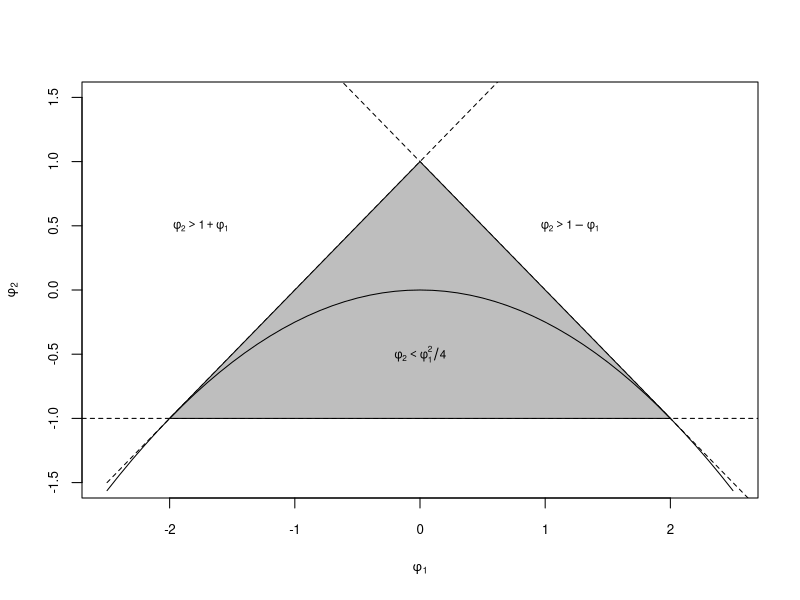
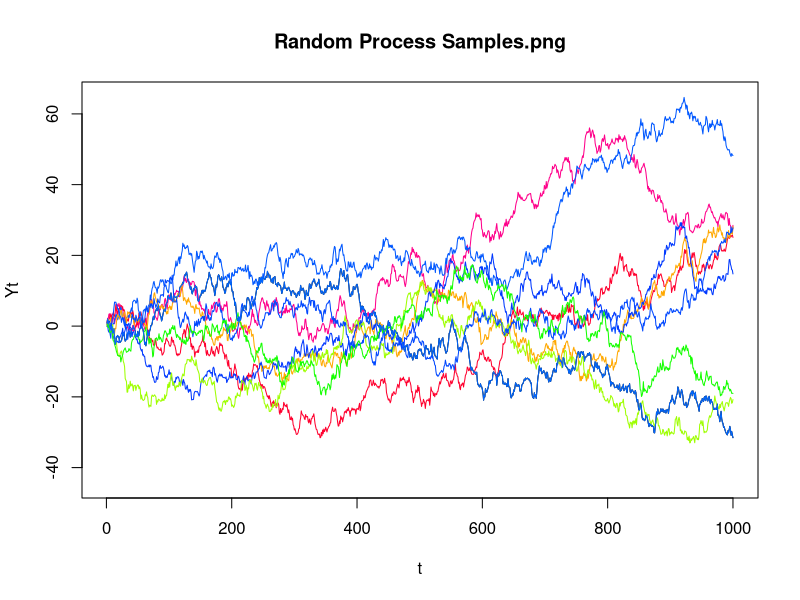
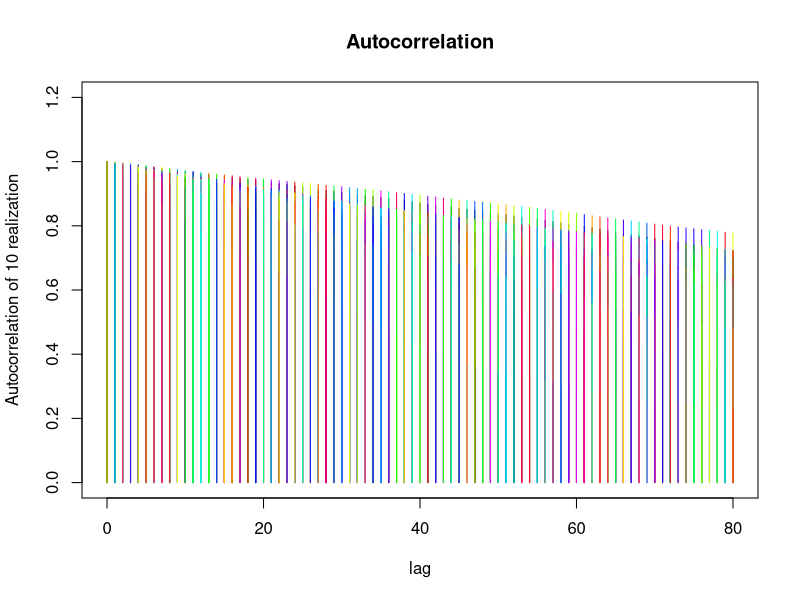
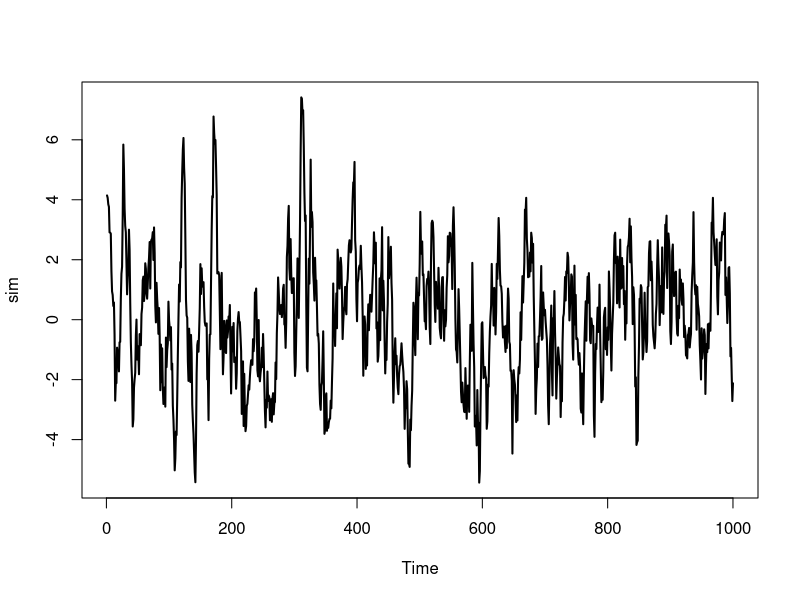
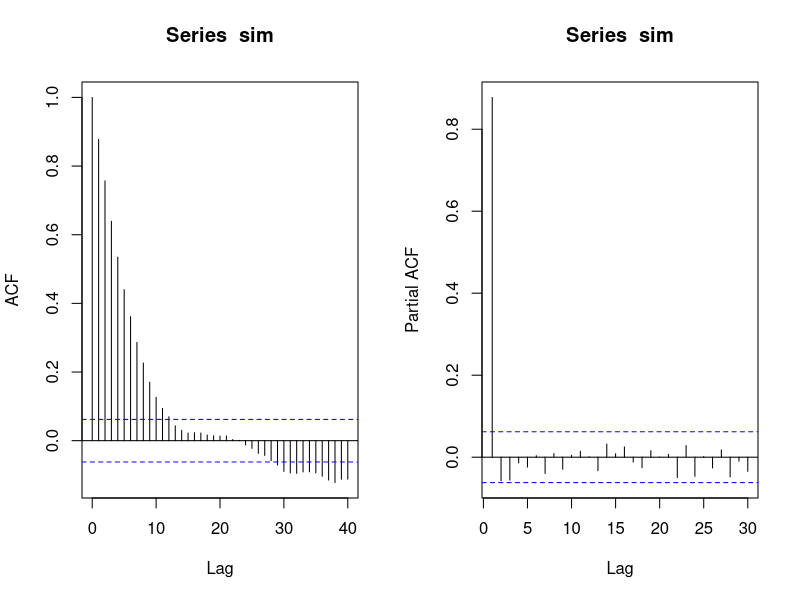
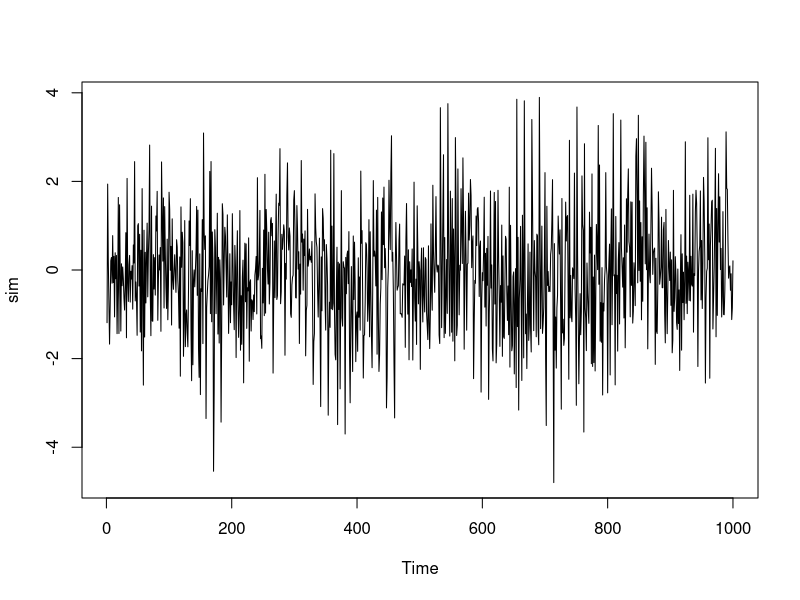
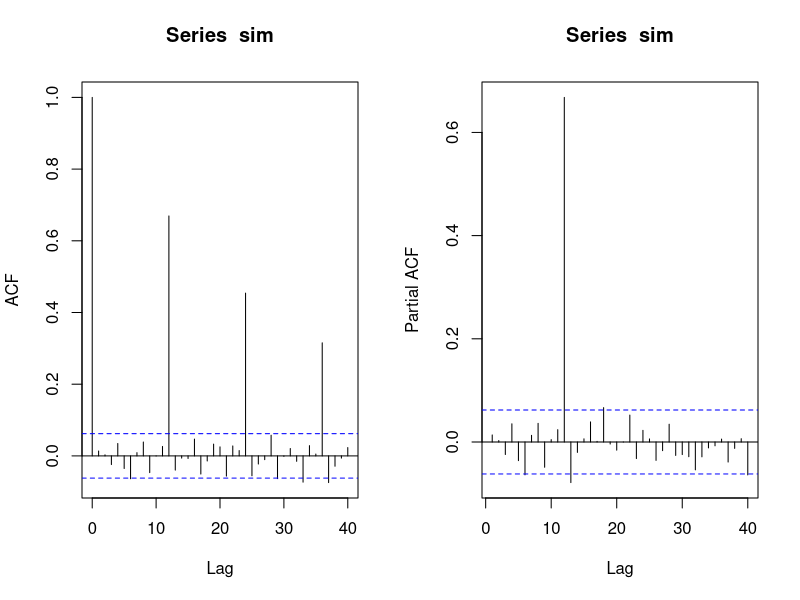
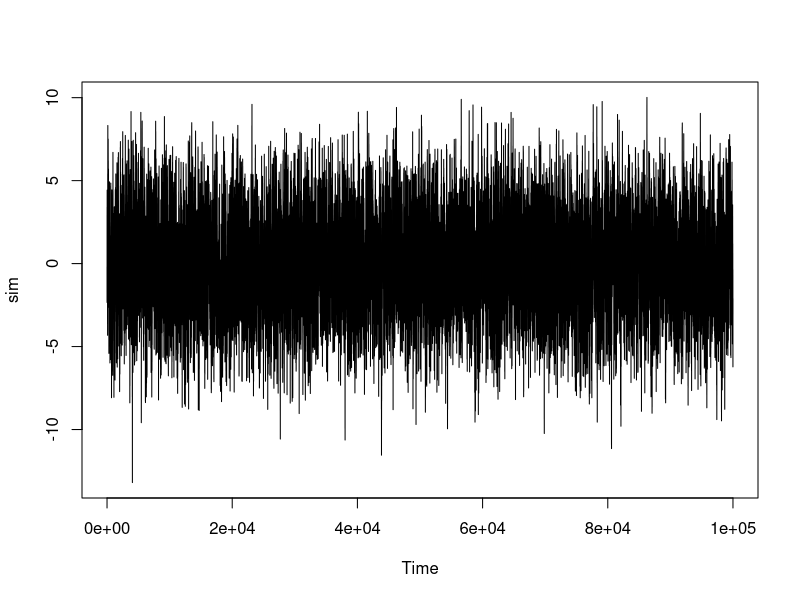

The R script that drew these images, in order:

# 998 714 1009 1296 1083 751 950 1267 1134 838
mu = 1000
phi = c(0.8,-0.7,0.9,-0.72,0.63)
Yt1 = phi[1]*(838 - mu) +  phi[2]*(1134 - mu) + phi[3]*(950 - mu) + phi[4]*(751 - mu) +phi[5]*(1083 - mu)  + mu
Yt2 = phi[1]*(Yt1 - mu) +  phi[2]*(838 - mu) + phi[3]*(1267 - mu) + phi[4]*(950 - mu) +phi[5]*(751 - mu)  + mu

phi1 <- seq(from = -2.5, to = 2.5, length = 51) 
plot(phi1,1+phi1,lty="dashed",type="l",xlab="",ylab="",cex.axis=.8,ylim=c(-1.5,1.5))
abline(a = -1, b = 0, lty="dashed")
abline(a = 1, b = -1, lty="dashed")
title(ylab=expression(phi[2]),xlab=expression(phi[1]),cex.lab=.8)
polygon(x = phi1[6:46], y = 1-abs(phi1[6:46]), col="gray")
lines(phi1,-phi1^2/4)
text(0,-.5,expression(phi[2]<phi[1]^2/4),cex=.7)
text(1.2,.5,expression(phi[2]>1-phi[1]),cex=.7)
text(-1.75,.5,expression(phi[2]>1+phi[1]),cex=.7)


################ Question 1 ######################
Nts = 10    # Number of timeSeries
Nsa = 1000  # Number of samples for the timeSeries
par(mfrow=c(1,2)) 
Processes = matrix(0,Nts,Nsa)
time_i = 1:Nsa

mu = 1.0/4

for (i in 1:Nts){
    noise <- rnorm(Nsa)
    process = cumsum(noise)
    Processes[i,] = process + mu
}

## PLOTTING
png(file="Random Process Samples",width=800, height = 600, res=130) 
# Size and aspect ratio could be width=400,height=350,res=45
plot(time_i, Processes[i,], 
     type = "l",                     # Draw as a line
     lwd= 1,                         # Line width
     main="Random Process Samples.png", # Title of the graph
     xlab="t",            # x label
     ylab="Yt",
     ylim = c(min(Processes),max(Processes)))                  # y label

for (i in 2:Nts){
  lines(time_i, 
        Processes[i,], col=sample(rainbow(100)), type = "l", lwd=1)
}
dev.off()

### Autocorrelations ! 
Nlag = 80    # Maximum number of lag for autocorrelation
Autocorrelations = matrix(0,Nts,Nlag+1)
lag_i = 0:Nlag
for (i in 1:Nts){
  afc_obj = acf(Processes[i,],  lag.max = Nlag, plot = FALSE)
  Autocorrelations[i,] = afc_obj$acf
}
#sd = colMeans(Autocorrelations, na.rm = FALSE, dims = 1)
png(file="Autocorrelation.png",width=800, height = 600, res=130) 
plot(lag_i, Autocorrelations[1,], 
     type = "h",                     # Draw as a line
     lwd= 1,                         # Line width
     main="Autocorrelation", # Title of the graph
     xlab="lag",            # x label
     ylab="Autocorrelation of 10 realization",
     ylim = c(0,1.2))              # y label

for (i in 2:Nts){
  lines(lag_i, 
        Autocorrelations[i,], col=sample(rainbow(100)), type = "h", lwd=1)
}
dev.off()

################ Question 2.4 ######################

########## Model 1
# Simulating an AR(1) 
phi = c(0.9)
s = 12
Nlag = 40
Nsa = 1000

sim <- arima.sim(model = list(ar = phi, order=c(1,0,0)), n = Nsa)

png(file="SM1_Realizations.png",width=800, height = 600, res=130) 
par(mfrow=c(1,1)) 
plot(sim, lwd= 2)
dev.off()

png(file="SM1_ACFPACF.png",width=1000, height = 500, res=130) 
par(mfrow=c(1,2)) 
acf(sim, lag.max = Nlag )
pacf(sim)
dev.off()

########## Model 2
# Simulating an AR(1) 
Phi = c(0.7)
ar_coeff = c(matrix(0,1,s-1),Phi)
Nsa = 1000
sim <- arima.sim(model = list(ar = ar_coeff, order=c(12,0,0)), n = Nsa)

png(file="SM2_Realizations.png",width=800, height = 600, res=130) 
par(mfrow=c(1,1)) 
plot(sim)
dev.off()

png(file="SM2_ACFPACF.png",width=1000, height = 500, res=130) 
par(mfrow=c(1,2)) 
acf(sim, lag.max = Nlag , main = NULL, ylab = NULL)
pacf(sim, lag.max = Nlag, main = NULL , ylab = NULL)
dev.off()

########## Model 3
# Simulating an AR(1) 
Theta = c(0.4)
phi = c(0.9)
s = 12
Nsa = 100000
ar_coeff = c(phi)
ma_coeff = c(matrix(0,1,s-1),Theta)

sim <- arima.sim(model = list(ar = ar_coeff, order=c(1,0,12), ma = ma_coeff), n = Nsa)

png(file="SM3_Realizations.png",width=800, height = 600, res=130) 
par(mfrow=c(1,1)) 
plot(sim)
dev.off()

png(file="SM3_ACFPACF.png",width=1000, height = 500, res=130) 
par(mfrow=c(1,2)) 
acf(sim, lag.max = Nlag )
pacf(sim, lag.max = Nlag )
dev.off()

########## Model 4
# Simulating an AR(1) 
Phi = c(0.7)
s = 12
ar_coeff = c(matrix(0,1,s-1),Phi,-Phi*phi)
ar_coeff[1] = phi

sim <- arima.sim(model = list(ar = ar_coeff, order=c(13,0,0)), n = Nsa)

png(file="SM4_Realizations.png",width=800, height = 600, res=130) 
par(mfrow=c(1,1)) 
plot(sim)
dev.off()

png(file="SM4_ACFPACF.png",width=1000, height = 500, res=130) 
par(mfrow=c(1,2)) 
acf(sim, lag.max = Nlag )
pacf(sim, lag.max = Nlag )
dev.off()

########## Model 5
# Simulating an AR(1) 
Theta = c(0.3)
theta = c(0.4)
s = 12
Nsa = 10000
ma_coeff = c(matrix(0,1,s-1),Theta,-Theta*theta)
ma_coeff[1] = theta

sim <- arima.sim(model = list(order=c(0,0,13), ma = ma_coeff), n = Nsa)

png(file="SM5_Realizations.png",width=800, height = 600, res=130) 
par(mfrow=c(1,1)) 
plot(sim)
dev.off()

png(file="SM5_ACFPACF.png",width=1000, height = 500, res=130) 
par(mfrow=c(1,2)) 
acf(sim, lag.max = Nlag )
pacf(sim, lag.max = Nlag )
dev.off()

########## Model 6
# Simulating an AR(1) 
theta = c(0.4)
Phi = c(0.7)

ar_coeff = c(matrix(0,1,s-1),Phi)
ma_coeff = theta
s = 12
Nsa = 1000
sim <- arima.sim(model = list(order=c(12,0,1), ma = ma_coeff, ar = ar_coeff), n = Nsa)

png(file="SM6_Realizations.png",width=800, height = 600, res=130) 
par(mfrow=c(1,1)) 
plot(sim)
dev.off()

png(file="SM6_ACFPACF.png",width=1000, height = 500, res=130) 
par(mfrow=c(1,2)) 
acf(sim, lag.max = Nlag )
pacf(sim, lag.max = Nlag )
dev.off()


